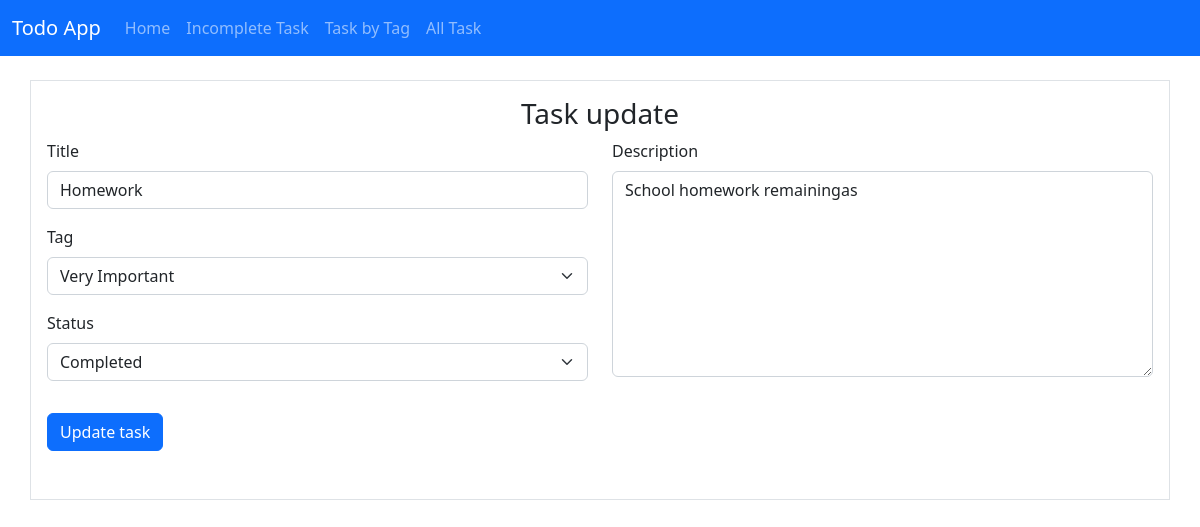
Screenshot of /update/?P1/ with the database file from the repository.
### todo/models.py (models this page shows, shortened)
class Task(models.Model):
    id = models.AutoField(primary_key = True)
    title = models.CharField(max_length = 200)
    description = models.TextField()
    tag = models.CharField(max_length = 50)
    status = models.CharField(max_length = 50)
    created_date = models.DateTimeField(default = timezone.now)
    updated_date = models.DateTimeField(blank = True, null = True)

### todo/views.py (the view, shortened to what this page needs)
# urls.py: path('update/?P<int:task_id>/', views.update, name="update"),
def update(request, task_id):
    taskDetails = Task.objects.filter(id=task_id)
    return render(request, 'todo/update.html', {'task':taskDetails})

### todo/templates/todo/update.html (shortened to what this page needs)
<html>
    <head>
        <link href="https://cdn.jsdelivr.net/npm/bootstrap@5.2.0-beta1/dist/css/bootstrap.min.css" rel="stylesheet">
    </head>
    <body>
        <nav class="navbar navbar-expand-lg navbar-dark bg-primary">
            <div class="container-fluid">
              <a class="navbar-brand font-weight-bold" href="">Todo App</a>
              <div class="collapse navbar-collapse" id="navbarSupportedContent">
                <ul class="navbar-nav me-auto mb-2 mb-lg-0">
                  <li class="nav-item">
                    <a class="nav-link" aria-current="page" href="{% url 'homepage' %}">Home</a>
                  </li>
                  <li class="nav-item">
                    <a class="nav-link" href="{% url 'incomplete' %}">Incomplete Task</a>
                  </li>
                  <li class="nav-item">
                    <a class="nav-link" href="{% url 'tag' %}">Task by Tag</a>
                  </li>
                  <li class="nav-item">
                    <a class="nav-link" href="{% url 'alltask' %}">All Task</a>
                  </li>
                </ul>
              </div>
            </div>
          </nav>
        <div class="container mt-4 border p-3">
            <div class="font-weight-bold h3 text-center">
                Task update
            </div>
            <form action = "" method = "POST">
                    {% for t in task %}
                    <div class="row">
                        <div class="col-md-6">
                          <div class="mb-3">
                            <label for="title" class="form-label font-weight-bold">Title</label>
                            <input type="text" class="form-control" name="title" value="{{ t.title }}" required>
                          </div>
                          <div class="mb-3">
                            <label for="tag" class="form-label font-weight-bold">Tag</label>
                            <select class="form-select" name="tag" value="{{ t.tag }}" required>
                                {% if t.tag == 'Very Important' %}
                                    <option selected value="Very Important">Very Important</option>
                                {% elif t.tag == 'Important' %}
                                    <option value="Very Important">Very Important</option>
                                    <option selected value="Important">Important</option>
                                    <option value="Less Important">Less Important</option>
                                    <option value="Not Important">Not Important</option>
                                {% elif t.tag == 'Less Important' %}
                                    <option value="Very Important">Very Important</option>
                                    <option value="Important">Important</option>
                                    <option selected value="Less Important">Less Important</option>
                                    <option value="Not Important">Not Important</option>
                                {% elif t.tag == 'Not Important' %}
                                    <option value="Very Important">Very Important</option>
                                    <option value="Important">Important</option>
                                    <option value="Less Important">Less Important</option>
                                    <option selected value="Not Important">Not Important</option>
                                {% endif %}
                            </select>
                        </div>
                        <div class="mb-3">
                            <label for="tag" class="form-label font-weight-bold">Status</label>
                            <select class="form-select" name="status" value="{{ t.status }}" required>
                                {% if t.status == 'Completed' %}
                                    <option selected value="Completed">Completed</option>
                                {% elif t.status == 'Incomplete' %}
                                    <option value="Completed">Completed</option>
                                    <option selected value="Incomplete">Incomplete</option>
                                {% endif %}
                            </select>
                        </div>
                        </div>
                        <div class="col-md-6">
                          <div class="mb-3">
                            <label for="description" class="form-label font-weight-bold">Description</label>
                            <textarea class="form-control" rows="8" name="description" required>{{ t.description }}</textarea>
                          </div>
                      </div>
                    </div>
                    {% endfor %}
                    <div class="mt-3">
                        <button type="submit" class="btn btn-primary mb-3">Update task</button>
                    </div>
            </form>
        </div>
    </body>
</html>

### rows the page displays
Task: title "Homework", tag "Very Important", status "Completed", description "School homework remainingas"
